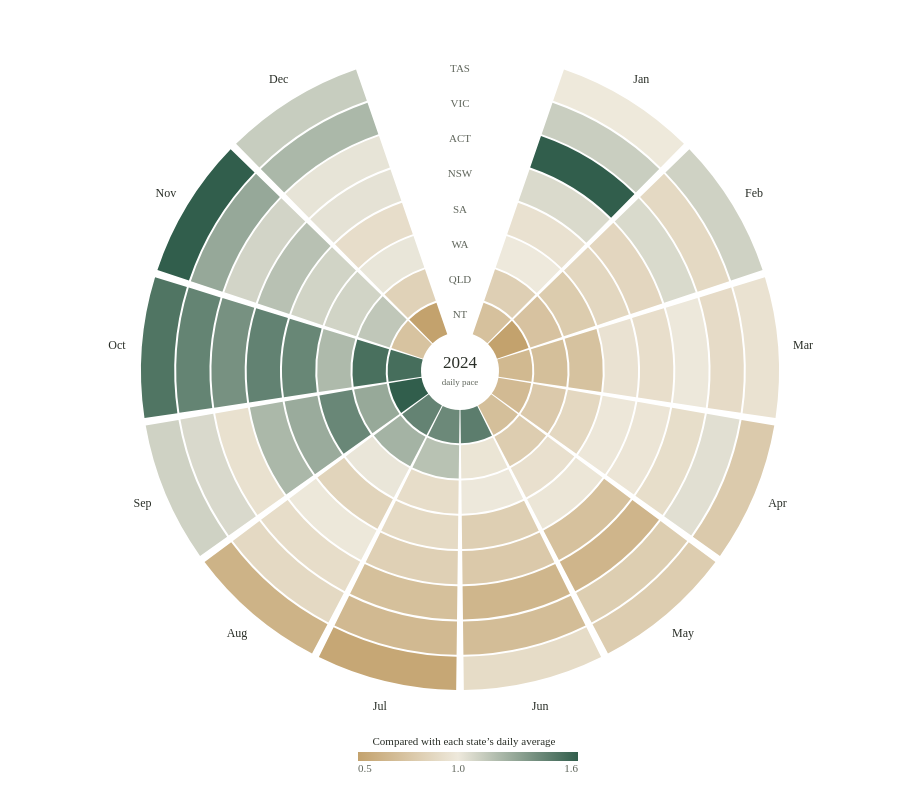

The specification (Vega-Lite) saved for this image:
### Vega specification from a JSON file in a GitHub repository (floating-point values rounded to 4 significant figures)
{"$schema": "https://vega.github.io/schema/vega/v5.json", "width": 904, "height": 726, "padding": 8, "background": "transparent", "autosize": {"type": "pad", "contains": "padding"}, "config": {"text": {"font": "Bricolage Grotesque", "fill": "#292e27"}, "axis": {"labelFont": "Bricolage Grotesque", "titleFont": "Bricolage Grotesque", "labelFontSize": 12, "titleFontSize": 12, "titleFontWeight": 500, "labelColor": "#60665c", "titleColor": "#292e27", "domain": false, "ticks": false, "gridColor": "#e0dccf", "gridOpacity": 0.75, "labelPadding": 8, "titlePadding": 14}, "legend": {"labelFont": "Bricolage Grotesque", "titleFont": "Bricolage Grotesque", "labelFontSize": 11, "titleFontSize": 11, "titleFontWeight": 500, "labelColor": "#60665c", "titleColor": "#292e27", "gradientThickness": 9, "gradientLength": 130, "padding": 8}}, "description": "Circular heatmap of monthly records per day relative to each state’s annual daily average. Rings show states from north to south; sectors follow the calendar.", "data": [{"name": "cells", "values": [{"state": "Australian Capital Territory", "code": "ACT", "month": 1, "label": "Jan", "season": "Summer", "count": 48911, "dailyIndex": 1.679, "a0": 0.332, "a1": 0.7783, "r0": 215.2, "r1": 248.5}, {"state": "New South Wales", "code": "NSW", "month": 1, "label": "Jan", "season": "Summer", "count": 221522, "dailyIndex": 1.065, "a0": 0.332, "a1": 0.7783, "r0": 180, "r1": 213.2}, {"state": "Northern Territory", "code": "NT", "month": 1, "label": "Jan", "season": "Summer", "count": 20055, "dailyIndex": 0.7171, "a0": 0.332, "a1": 0.7783, "r0": 39, "r1": 72.25}, {"state": "Queensland", "code": "QLD", "month": 1, "label": "Jan", "season": "Summer", "count": 161734, "dailyIndex": 0.8176, "a0": 0.332, "a1": 0.7783, "r0": 74.25, "r1": 107.5}, {"state": "South Australia", "code": "SA", "month": 1, "label": "Jan", "season": "Summer", "count": 39320, "dailyIndex": 0.9468, "a0": 0.332, "a1": 0.7783, "r0": 144.8, "r1": 178}, {"state": "Tasmania", "code": "TAS", "month": 1, "label": "Jan", "season": "Summer", "count": 39130, "dailyIndex": 0.9977, "a0": 0.332, "a1": 0.7783, "r0": 285.8, "r1": 319}, {"state": "Victoria", "code": "VIC", "month": 1, "label": "Jan", "season": "Summer", "count": 231735, "dailyIndex": 1.116, "a0": 0.332, "a1": 0.7783, "r0": 250.5, "r1": 283.8}, {"state": "Western Australia", "code": "WA", "month": 1, "label": "Jan", "season": "Summer", "count": 59845, "dailyIndex": 0.9999, "a0": 0.332, "a1": 0.7783, "r0": 109.5, "r1": 142.8}, {"state": "Australian Capital Territory", "code": "ACT", "month": 2, "label": "Feb", "season": "Summer", "count": 29034, "dailyIndex": 1.066, "a0": 0.8023, "a1": 1.249, "r0": 215.2, "r1": 248.5}, {"state": "New South Wales", "code": "NSW", "month": 2, "label": "Feb", "season": "Summer", "count": 169043, "dailyIndex": 0.8687, "a0": 0.8023, "a1": 1.249, "r0": 180, "r1": 213.2}, {"state": "Northern Territory", "code": "NT", "month": 2, "label": "Feb", "season": "Summer", "count": 12264, "dailyIndex": 0.4688, "a0": 0.8023, "a1": 1.249, "r0": 39, "r1": 72.25}, {"state": "Queensland", "code": "QLD", "month": 2, "label": "Feb", "season": "Summer", "count": 134640, "dailyIndex": 0.7276, "a0": 0.8023, "a1": 1.249, "r0": 74.25, "r1": 107.5}, {"state": "South Australia", "code": "SA", "month": 2, "label": "Feb", "season": "Summer", "count": 33927, "dailyIndex": 0.8733, "a0": 0.8023, "a1": 1.249, "r0": 144.8, "r1": 178}, {"state": "Tasmania", "code": "TAS", "month": 2, "label": "Feb", "season": "Summer", "count": 40327, "dailyIndex": 1.099, "a0": 0.8023, "a1": 1.249, "r0": 285.8, "r1": 319}, {"state": "Victoria", "code": "VIC", "month": 2, "label": "Feb", "season": "Summer", "count": 172671, "dailyIndex": 0.8893, "a0": 0.8023, "a1": 1.249, "r0": 250.5, "r1": 283.8}, {"state": "Western Australia", "code": "WA", "month": 2, "label": "Feb", "season": "Summer", "count": 44450, "dailyIndex": 0.7939, "a0": 0.8023, "a1": 1.249, "r0": 109.5, "r1": 142.8}, {"state": "Australian Capital Territory", "code": "ACT", "month": 3, "label": "Mar", "season": "Autumn", "count": 28940, "dailyIndex": 0.9937, "a0": 1.273, "a1": 1.719, "r0": 215.2, "r1": 248.5}, {"state": "New South Wales", "code": "NSW", "month": 3, "label": "Mar", "season": "Autumn", "count": 192311, "dailyIndex": 0.9245, "a0": 1.273, "a1": 1.719, "r0": 180, "r1": 213.2}, {"state": "Northern Territory", "code": "NT", "month": 3, "label": "Mar", "season": "Autumn", "count": 18430, "dailyIndex": 0.659, "a0": 1.273, "a1": 1.719, "r0": 39, "r1": 72.25}, {"state": "Queensland", "code": "QLD", "month": 3, "label": "Mar", "season": "Autumn", "count": 138941, "dailyIndex": 0.7024, "a0": 1.273, "a1": 1.719, "r0": 74.25, "r1": 107.5}, {"state": "South Australia", "code": "SA", "month": 3, "label": "Mar", "season": "Autumn", "count": 39624, "dailyIndex": 0.9541, "a0": 1.273, "a1": 1.719, "r0": 144.8, "r1": 178}, {"state": "Tasmania", "code": "TAS", "month": 3, "label": "Mar", "season": "Autumn", "count": 37236, "dailyIndex": 0.9494, "a0": 1.273, "a1": 1.719, "r0": 285.8, "r1": 319}, {"state": "Victoria", "code": "VIC", "month": 3, "label": "Mar", "season": "Autumn", "count": 187540, "dailyIndex": 0.9036, "a0": 1.273, "a1": 1.719, "r0": 250.5, "r1": 283.8}, {"state": "Western Australia", "code": "WA", "month": 3, "label": "Mar", "season": "Autumn", "count": 43466, "dailyIndex": 0.7263, "a0": 1.273, "a1": 1.719, "r0": 109.5, "r1": 142.8}, {"state": "Australian Capital Territory", "code": "ACT", "month": 4, "label": "Apr", "season": "Autumn", "count": 25942, "dailyIndex": 0.9204, "a0": 1.743, "a1": 2.189, "r0": 215.2, "r1": 248.5}, {"state": "New South Wales", "code": "NSW", "month": 4, "label": "Apr", "season": "Autumn", "count": 195991, "dailyIndex": 0.9736, "a0": 1.743, "a1": 2.189, "r0": 180, "r1": 213.2}, {"state": "Northern Territory", "code": "NT", "month": 4, "label": "Apr", "season": "Autumn", "count": 18189, "dailyIndex": 0.672, "a0": 1.743, "a1": 2.189, "r0": 39, "r1": 72.25}, {"state": "Queensland", "code": "QLD", "month": 4, "label": "Apr", "season": "Autumn", "count": 148920, "dailyIndex": 0.778, "a0": 1.743, "a1": 2.189, "r0": 74.25, "r1": 107.5}, {"state": "South Australia", "code": "SA", "month": 4, "label": "Apr", "season": "Autumn", "count": 39641, "dailyIndex": 0.9863, "a0": 1.743, "a1": 2.189, "r0": 144.8, "r1": 178}, {"state": "Tasmania", "code": "TAS", "month": 4, "label": "Apr", "season": "Autumn", "count": 29783, "dailyIndex": 0.7847, "a0": 1.743, "a1": 2.189, "r0": 285.8, "r1": 319}, {"state": "Victoria", "code": "VIC", "month": 4, "label": "Apr", "season": "Autumn", "count": 209165, "dailyIndex": 1.041, "a0": 1.743, "a1": 2.189, "r0": 250.5, "r1": 283.8}, {"state": "Western Australia", "code": "WA", "month": 4, "label": "Apr", "season": "Autumn", "count": 50987, "dailyIndex": 0.8803, "a0": 1.743, "a1": 2.189, "r0": 109.5, "r1": 142.8}, {"state": "Australian Capital Territory", "code": "ACT", "month": 5, "label": "May", "season": "Autumn", "count": 18525, "dailyIndex": 0.6361, "a0": 2.213, "a1": 2.659, "r0": 215.2, "r1": 248.5}, {"state": "New South Wales", "code": "NSW", "month": 5, "label": "May", "season": "Autumn", "count": 148784, "dailyIndex": 0.7152, "a0": 2.213, "a1": 2.659, "r0": 180, "r1": 213.2}, {"state": "Northern Territory", "code": "NT", "month": 5, "label": "May", "season": "Autumn", "count": 19600, "dailyIndex": 0.7008, "a0": 2.213, "a1": 2.659, "r0": 39, "r1": 72.25}, {"state": "Queensland", "code": "QLD", "month": 5, "label": "May", "season": "Autumn", "count": 158953, "dailyIndex": 0.8036, "a0": 2.213, "a1": 2.659, "r0": 74.25, "r1": 107.5}, {"state": "South Australia", "code": "SA", "month": 5, "label": "May", "season": "Autumn", "count": 40625, "dailyIndex": 0.9782, "a0": 2.213, "a1": 2.659, "r0": 144.8, "r1": 178}, {"state": "Tasmania", "code": "TAS", "month": 5, "label": "May", "season": "Autumn", "count": 31413, "dailyIndex": 0.8009, "a0": 2.213, "a1": 2.659, "r0": 285.8, "r1": 319}, {"state": "Victoria", "code": "VIC", "month": 5, "label": "May", "season": "Autumn", "count": 167582, "dailyIndex": 0.8074, "a0": 2.213, "a1": 2.659, "r0": 250.5, "r1": 283.8}, {"state": "Western Australia", "code": "WA", "month": 5, "label": "May", "season": "Autumn", "count": 56040, "dailyIndex": 0.9364, "a0": 2.213, "a1": 2.659, "r0": 109.5, "r1": 142.8}, {"state": "Australian Capital Territory", "code": "ACT", "month": 6, "label": "Jun", "season": "Winter", "count": 18022, "dailyIndex": 0.6394, "a0": 2.683, "a1": 3.13, "r0": 215.2, "r1": 248.5}, {"state": "New South Wales", "code": "NSW", "month": 6, "label": "Jun", "season": "Winter", "count": 156294, "dailyIndex": 0.7764, "a0": 2.683, "a1": 3.13, "r0": 180, "r1": 213.2}, {"state": "Northern Territory", "code": "NT", "month": 6, "label": "Jun", "season": "Winter", "count": 39630, "dailyIndex": 1.464, "a0": 2.683, "a1": 3.13, "r0": 39, "r1": 72.25}, {"state": "Queensland", "code": "QLD", "month": 6, "label": "Jun", "season": "Winter", "count": 185423, "dailyIndex": 0.9687, "a0": 2.683, "a1": 3.13, "r0": 74.25, "r1": 107.5}, {"state": "South Australia", "code": "SA", "month": 6, "label": "Jun", "season": "Winter", "count": 32694, "dailyIndex": 0.8135, "a0": 2.683, "a1": 3.13, "r0": 144.8, "r1": 178}, {"state": "Tasmania", "code": "TAS", "month": 6, "label": "Jun", "season": "Winter", "count": 34434, "dailyIndex": 0.9072, "a0": 2.683, "a1": 3.13, "r0": 285.8, "r1": 319}, {"state": "Victoria", "code": "VIC", "month": 6, "label": "Jun", "season": "Winter", "count": 138798, "dailyIndex": 0.691, "a0": 2.683, "a1": 3.13, "r0": 250.5, "r1": 283.8}, {"state": "Western Australia", "code": "WA", "month": 6, "label": "Jun", "season": "Winter", "count": 58070, "dailyIndex": 1.003, "a0": 2.683, "a1": 3.13, "r0": 109.5, "r1": 142.8}, {"state": "Australian Capital Territory", "code": "ACT", "month": 7, "label": "Jul", "season": "Winter", "count": 20649, "dailyIndex": 0.709, "a0": 3.154, "a1": 3.6, "r0": 215.2, "r1": 248.5}, {"state": "New South Wales", "code": "NSW", "month": 7, "label": "Jul", "season": "Winter", "count": 171336, "dailyIndex": 0.8236, "a0": 3.154, "a1": 3.6, "r0": 180, "r1": 213.2}, {"state": "Northern Territory", "code": "NT", "month": 7, "label": "Jul", "season": "Winter", "count": 39509, "dailyIndex": 1.413, "a0": 3.154, "a1": 3.6, "r0": 39, "r1": 72.25}, {"state": "Queensland", "code": "QLD", "month": 7, "label": "Jul", "season": "Winter", "count": 231496, "dailyIndex": 1.17, "a0": 3.154, "a1": 3.6, "r0": 74.25, "r1": 107.5}, {"state": "South Australia", "code": "SA", "month": 7, "label": "Jul", "season": "Winter", "count": 37045, "dailyIndex": 0.892, "a0": 3.154, "a1": 3.6, "r0": 144.8, "r1": 178}, {"state": "Tasmania", "code": "TAS", "month": 7, "label": "Jul", "season": "Winter", "count": 21077, "dailyIndex": 0.5374, "a0": 3.154, "a1": 3.6, "r0": 285.8, "r1": 319}, {"state": "Victoria", "code": "VIC", "month": 7, "label": "Jul", "season": "Winter", "count": 137070, "dailyIndex": 0.6604, "a0": 3.154, "a1": 3.6, "r0": 250.5, "r1": 283.8}, {"state": "Western Australia", "code": "WA", "month": 7, "label": "Jul", "season": "Winter", "count": 54718, "dailyIndex": 0.9143, "a0": 3.154, "a1": 3.6, "r0": 109.5, "r1": 142.8}, {"state": "Australian Capital Territory", "code": "ACT", "month": 8, "label": "Aug", "season": "Winter", "count": 26635, "dailyIndex": 0.9145, "a0": 3.624, "a1": 4.07, "r0": 215.2, "r1": 248.5}, {"state": "New South Wales", "code": "NSW", "month": 8, "label": "Aug", "season": "Winter", "count": 205978, "dailyIndex": 0.9902, "a0": 3.624, "a1": 4.07, "r0": 180, "r1": 213.2}, {"state": "Northern Territory", "code": "NT", "month": 8, "label": "Aug", "season": "Winter", "count": 40239, "dailyIndex": 1.439, "a0": 3.624, "a1": 4.07, "r0": 39, "r1": 72.25}, {"state": "Queensland", "code": "QLD", "month": 8, "label": "Aug", "season": "Winter", "count": 244266, "dailyIndex": 1.235, "a0": 3.624, "a1": 4.07, "r0": 74.25, "r1": 107.5}, {"state": "South Australia", "code": "SA", "month": 8, "label": "Aug", "season": "Winter", "count": 35339, "dailyIndex": 0.8509, "a0": 3.624, "a1": 4.07, "r0": 144.8, "r1": 178}, {"state": "Tasmania", "code": "TAS", "month": 8, "label": "Aug", "season": "Winter", "count": 24289, "dailyIndex": 0.6193, "a0": 3.624, "a1": 4.07, "r0": 285.8, "r1": 319}, {"state": "Victoria", "code": "VIC", "month": 8, "label": "Aug", "season": "Winter", "count": 184050, "dailyIndex": 0.8868, "a0": 3.624, "a1": 4.07, "r0": 250.5, "r1": 283.8}, {"state": "Western Australia", "code": "WA", "month": 8, "label": "Aug", "season": "Winter", "count": 60636, "dailyIndex": 1.013, "a0": 3.624, "a1": 4.07, "r0": 109.5, "r1": 142.8}, {"state": "Australian Capital Territory", "code": "ACT", "month": 9, "label": "Sep", "season": "Spring", "count": 26568, "dailyIndex": 0.9426, "a0": 4.094, "a1": 4.54, "r0": 215.2, "r1": 248.5}, {"state": "New South Wales", "code": "NSW", "month": 9, "label": "Sep", "season": "Spring", "count": 244114, "dailyIndex": 1.213, "a0": 4.094, "a1": 4.54, "r0": 180, "r1": 213.2}, {"state": "Northern Territory", "code": "NT", "month": 9, "label": "Sep", "season": "Spring", "count": 46575, "dailyIndex": 1.721, "a0": 4.094, "a1": 4.54, "r0": 39, "r1": 72.25}, {"state": "Queensland", "code": "QLD", "month": 9, "label": "Sep", "season": "Spring", "count": 244549, "dailyIndex": 1.278, "a0": 4.094, "a1": 4.54, "r0": 74.25, "r1": 107.5}, {"state": "South Australia", "code": "SA", "month": 9, "label": "Sep", "season": "Spring", "count": 50944, "dailyIndex": 1.268, "a0": 4.094, "a1": 4.54, "r0": 144.8, "r1": 178}, {"state": "Tasmania", "code": "TAS", "month": 9, "label": "Sep", "season": "Spring", "count": 41691, "dailyIndex": 1.098, "a0": 4.094, "a1": 4.54, "r0": 285.8, "r1": 319}, {"state": "Victoria", "code": "VIC", "month": 9, "label": "Sep", "season": "Spring", "count": 214554, "dailyIndex": 1.068, "a0": 4.094, "a1": 4.54, "r0": 250.5, "r1": 283.8}, {"state": "Western Australia", "code": "WA", "month": 9, "label": "Sep", "season": "Spring", "count": 82392, "dailyIndex": 1.423, "a0": 4.094, "a1": 4.54, "r0": 109.5, "r1": 142.8}, {"state": "Australian Capital Territory", "code": "ACT", "month": 10, "label": "Oct", "season": "Spring", "count": 40145, "dailyIndex": 1.378, "a0": 4.564, "a1": 5.011, "r0": 215.2, "r1": 248.5}, {"state": "New South Wales", "code": "NSW", "month": 10, "label": "Oct", "season": "Spring", "count": 300315, "dailyIndex": 1.444, "a0": 4.564, "a1": 5.011, "r0": 180, "r1": 213.2}, {"state": "Northern Territory", "code": "NT", "month": 10, "label": "Oct", "season": "Spring", "count": 42847, "dailyIndex": 1.532, "a0": 4.564, "a1": 5.011, "r0": 39, "r1": 72.25}, {"state": "Queensland", "code": "QLD", "month": 10, "label": "Oct", "season": "Spring", "count": 301355, "dailyIndex": 1.524, "a0": 4.564, "a1": 5.011, "r0": 74.25, "r1": 107.5}, {"state": "South Australia", "code": "SA", "month": 10, "label": "Oct", "season": "Spring", "count": 59152, "dailyIndex": 1.424, "a0": 4.564, "a1": 5.011, "r0": 144.8, "r1": 178}, {"state": "Tasmania", "code": "TAS", "month": 10, "label": "Oct", "season": "Spring", "count": 58919, "dailyIndex": 1.502, "a0": 4.564, "a1": 5.011, "r0": 285.8, "r1": 319}, {"state": "Victoria", "code": "VIC", "month": 10, "label": "Oct", "season": "Spring", "count": 298474, "dailyIndex": 1.438, "a0": 4.564, "a1": 5.011, "r0": 250.5, "r1": 283.8}, {"state": "Western Australia", "code": "WA", "month": 10, "label": "Oct", "season": "Spring", "count": 72044, "dailyIndex": 1.204, "a0": 4.564, "a1": 5.011, "r0": 109.5, "r1": 142.8}, {"state": "Australian Capital Territory", "code": "ACT", "month": 11, "label": "Nov", "season": "Spring", "count": 30708, "dailyIndex": 1.089, "a0": 5.035, "a1": 5.481, "r0": 215.2, "r1": 248.5}, {"state": "New South Wales", "code": "NSW", "month": 11, "label": "Nov", "season": "Spring", "count": 236097, "dailyIndex": 1.173, "a0": 5.035, "a1": 5.481, "r0": 180, "r1": 213.2}, {"state": "Northern Territory", "code": "NT", "month": 11, "label": "Nov", "season": "Spring", "count": 19794, "dailyIndex": 0.7313, "a0": 5.035, "a1": 5.481, "r0": 39, "r1": 72.25}, {"state": "Queensland", "code": "QLD", "month": 11, "label": "Nov", "season": "Spring", "count": 219630, "dailyIndex": 1.147, "a0": 5.035, "a1": 5.481, "r0": 74.25, "r1": 107.5}, {"state": "South Australia", "code": "SA", "month": 11, "label": "Nov", "season": "Spring", "count": 43845, "dailyIndex": 1.091, "a0": 5.035, "a1": 5.481, "r0": 144.8, "r1": 178}, {"state": "Tasmania", "code": "TAS", "month": 11, "label": "Nov", "season": "Spring", "count": 60742, "dailyIndex": 1.6, "a0": 5.035, "a1": 5.481, "r0": 285.8, "r1": 319}, {"state": "Victoria", "code": "VIC", "month": 11, "label": "Nov", "season": "Spring", "count": 257158, "dailyIndex": 1.28, "a0": 5.035, "a1": 5.481, "r0": 250.5, "r1": 283.8}, {"state": "Western Australia", "code": "WA", "month": 11, "label": "Nov", "season": "Spring", "count": 63243, "dailyIndex": 1.092, "a0": 5.035, "a1": 5.481, "r0": 109.5, "r1": 142.8}, {"state": "Australian Capital Territory", "code": "ACT", "month": 12, "label": "Dec", "season": "Summer", "count": 29784, "dailyIndex": 1.023, "a0": 5.505, "a1": 5.951, "r0": 215.2, "r1": 248.5}, {"state": "New South Wales", "code": "NSW", "month": 12, "label": "Dec", "season": "Summer", "count": 214208, "dailyIndex": 1.03, "a0": 5.505, "a1": 5.951, "r0": 180, "r1": 213.2}, {"state": "Northern Territory", "code": "NT", "month": 12, "label": "Dec", "season": "Summer", "count": 13067, "dailyIndex": 0.4672, "a0": 5.505, "a1": 5.951, "r0": 39, "r1": 72.25}, {"state": "Queensland", "code": "QLD", "month": 12, "label": "Dec", "season": "Summer", "count": 165467, "dailyIndex": 0.8365, "a0": 5.505, "a1": 5.951, "r0": 74.25, "r1": 107.5}, {"state": "South Australia", "code": "SA", "month": 12, "label": "Dec", "season": "Summer", "count": 38163, "dailyIndex": 0.9189, "a0": 5.505, "a1": 5.951, "r0": 144.8, "r1": 178}, {"state": "Tasmania", "code": "TAS", "month": 12, "label": "Dec", "season": "Summer", "count": 44027, "dailyIndex": 1.123, "a0": 5.505, "a1": 5.951, "r0": 285.8, "r1": 319}, {"state": "Victoria", "code": "VIC", "month": 12, "label": "Dec", "season": "Summer", "count": 251704, "dailyIndex": 1.213, "a0": 5.505, "a1": 5.951, "r0": 250.5, "r1": 283.8}, {"state": "Western Australia", "code": "WA", "month": 12, "label": "Dec", "season": "Summer", "count": 60714, "dailyIndex": 1.014, "a0": 5.505, "a1": 5.951, "r0": 109.5, "r1": 142.8}]}, {"name": "months", "values": [{"label": "Jan", "angle": 0.5551}, {"label": "Feb", "angle": 1.025}, {"label": "Mar", "angle": 1.496}, {"label": "Apr", "angle": 1.966}, {"label": "May", "angle": 2.436}, {"label": "Jun", "angle": 2.906}, {"label": "Jul", "angle": 3.377}, {"label": "Aug", "angle": 3.847}, {"label": "Sep", "angle": 4.317}, {"label": "Oct", "angle": 4.788}, {"label": "Nov", "angle": 5.258}, {"label": "Dec", "angle": 5.728}]}, {"name": "rings", "values": [{"code": "NT", "r": 55.62}, {"code": "QLD", "r": 90.88}, {"code": "WA", "r": 126.1}, {"code": "SA", "r": 161.4}, {"code": "NSW", "r": 196.6}, {"code": "ACT", "r": 231.9}, {"code": "VIC", "r": 267.1}, {"code": "TAS", "r": 302.4}]}], "scales": [{"name": "pace", "type": "linear", "domain": [0.5, 1, 1.6], "range": ["#c3a26d", "#eee9dc", "#315e4c"], "clamp": true}], "marks": [{"type": "arc", "from": {"data": "cells"}, "encode": {"enter": {"x": {"value": 452}, "y": {"value": 363}, "startAngle": {"field": "a0"}, "endAngle": {"field": "a1"}, "innerRadius": {"field": "r0"}, "outerRadius": {"field": "r1"}, "fill": {"scale": "pace", "field": "dailyIndex"}, "tooltip": {"signal": "{'State':datum.state,'Month':datum.label,'Records':format(datum.count,','),'Daily pace vs state average':format(datum.dailyIndex,'.2f')+'×'}"}}, "update": {"strokeWidth": {"value": 0}}, "hover": {"stroke": {"value": "#292e27"}, "strokeWidth": {"value": 1.4}}}}, {"type": "text", "from": {"data": "months"}, "encode": {"enter": {"x": {"signal": "452+sin(datum.angle)*344"}, "y": {"signal": "363-cos(datum.angle)*344"}, "text": {"field": "label"}, "align": {"value": "center"}, "baseline": {"value": "middle"}, "fontSize": {"value": 12}}}}, {"type": "text", "from": {"data": "rings"}, "encode": {"enter": {"x": {"value": 452}, "y": {"signal": "363-datum.r"}, "text": {"field": "code"}, "align": {"value": "center"}, "baseline": {"value": "middle"}, "fontSize": {"value": 11}, "fill": {"value": "#60665c"}}}}, {"type": "text", "encode": {"enter": {"x": {"value": 452}, "y": {"value": 360}, "text": {"value": "2024"}, "align": {"value": "center"}, "fontSize": {"value": 17}, "fontWeight": {"value": 500}}}}, {"type": "text", "encode": {"enter": {"x": {"value": 452}, "y": {"value": 377}, "text": {"value": "daily pace"}, "align": {"value": "center"}, "fontSize": {"value": 9}, "fill": {"value": "#60665c"}}}}], "legends": [{"fill": "pace", "type": "gradient", "direction": "horizontal", "orient": "none", "legendX": 342, "legendY": 720, "title": "Compared with each state’s daily average", "titleLimit": 864, "titleAnchor": "middle", "values": [0.5, 1, 1.6], "format": ".1f", "gradientLength": 220, "gradientThickness": 9}]}
